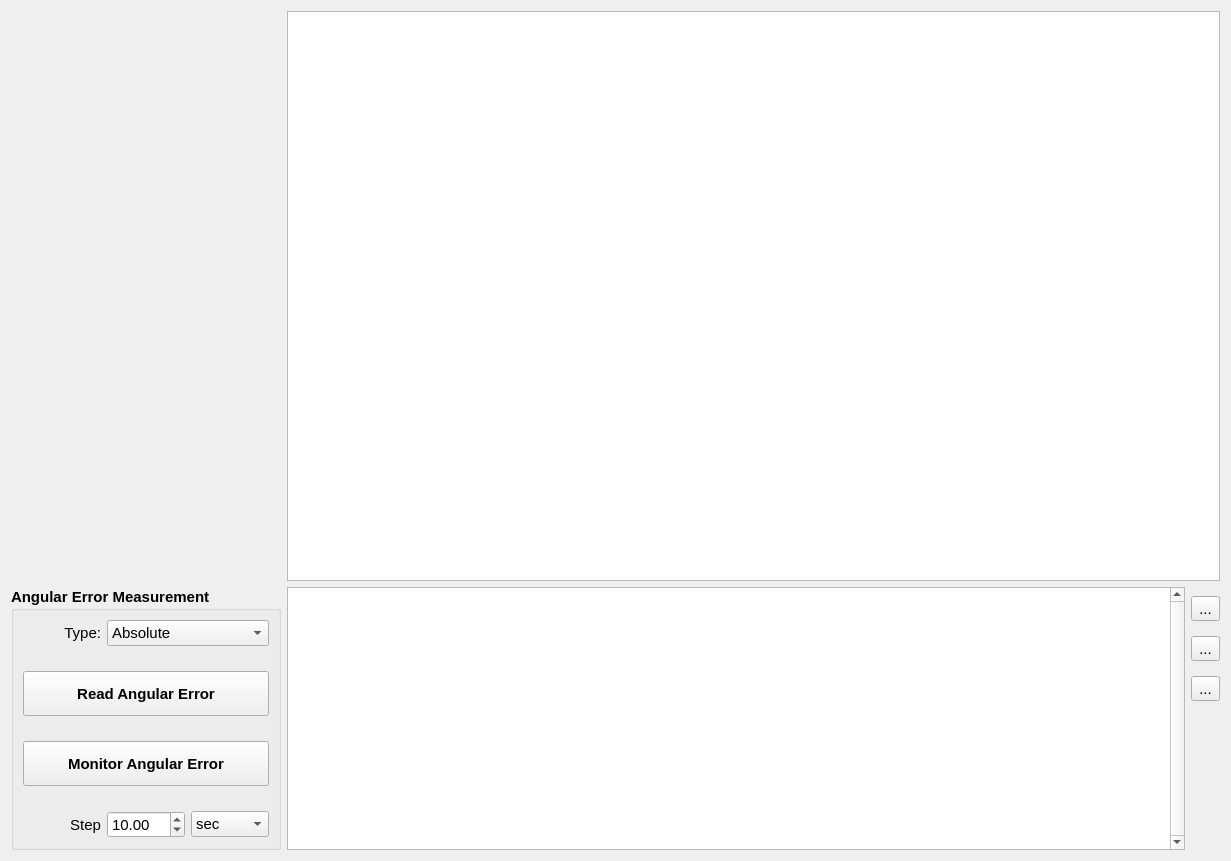
<?xml version="1.0" encoding="UTF-8"?>
<ui version="4.0">
 <class>temperature_wg</class>
 <widget class="QWidget" name="temperature_wg">
  <property name="geometry">
   <rect>
    <x>0</x>
    <y>0</y>
    <width>1231</width>
    <height>845</height>
   </rect>
  </property>
  <property name="font">
   <font>
    <pointsize>11</pointsize>
   </font>
  </property>
  <property name="windowTitle">
   <string>Voltage Offset</string>
  </property>
  <layout class="QGridLayout" name="gridLayout">
   <item row="0" column="0" colspan="2">
    <widget class="QWidget" name="moveaxis_wg" native="true">
     <property name="minimumSize">
      <size>
       <width>270</width>
       <height>570</height>
      </size>
     </property>
    </widget>
   </item>
   <item row="0" column="2">
    <widget class="PlotWidget" name="plot_pw">
     <property name="backgroundBrush">
      <brush brushstyle="NoBrush">
       <color alpha="255">
        <red>255</red>
        <green>255</green>
        <blue>255</blue>
       </color>
      </brush>
     </property>
     <property name="foregroundBrush">
      <brush brushstyle="NoBrush">
       <color alpha="255">
        <red>252</red>
        <green>255</green>
        <blue>255</blue>
       </color>
      </brush>
     </property>
    </widget>
   </item>
   <item row="1" column="2">
    <layout class="QHBoxLayout" name="horizontalLayout">
     <item>
      <widget class="QTableWidget" name="table_ta">
       <property name="sizePolicy">
        <sizepolicy hsizetype="Expanding" vsizetype="Preferred">
         <horstretch>0</horstretch>
         <verstretch>0</verstretch>
        </sizepolicy>
       </property>
       <property name="minimumSize">
        <size>
         <width>0</width>
         <height>0</height>
        </size>
       </property>
       <property name="font">
        <font>
         <weight>50</weight>
         <bold>false</bold>
        </font>
       </property>
       <property name="verticalScrollBarPolicy">
        <enum>Qt::ScrollBarAlwaysOn</enum>
       </property>
       <property name="horizontalScrollBarPolicy">
        <enum>Qt::ScrollBarAsNeeded</enum>
       </property>
       <property name="editTriggers">
        <set>QAbstractItemView::NoEditTriggers</set>
       </property>
       <attribute name="horizontalHeaderVisible">
        <bool>true</bool>
       </attribute>
       <attribute name="horizontalHeaderCascadingSectionResizes">
        <bool>false</bool>
       </attribute>
       <attribute name="horizontalHeaderDefaultSectionSize">
        <number>170</number>
       </attribute>
       <attribute name="horizontalHeaderHighlightSections">
        <bool>true</bool>
       </attribute>
       <attribute name="horizontalHeaderMinimumSectionSize">
        <number>170</number>
       </attribute>
       <attribute name="horizontalHeaderStretchLastSection">
        <bool>true</bool>
       </attribute>
       <attribute name="verticalHeaderVisible">
        <bool>false</bool>
       </attribute>
      </widget>
     </item>
     <item>
      <layout class="QVBoxLayout" name="verticalLayout">
       <item>
        <widget class="QToolButton" name="copy_btn">
         <property name="minimumSize">
          <size>
           <width>24</width>
           <height>24</height>
          </size>
         </property>
         <property name="font">
          <font>
           <weight>50</weight>
           <bold>false</bold>
          </font>
         </property>
         <property name="text">
          <string>...</string>
         </property>
         <property name="icon">
          <iconset>
           <normaloff>../../resources/img/copy.png</normaloff>../../resources/img/copy.png</iconset>
         </property>
         <property name="iconSize">
          <size>
           <width>24</width>
           <height>24</height>
          </size>
         </property>
        </widget>
       </item>
       <item>
        <widget class="QToolButton" name="remove_btn">
         <property name="minimumSize">
          <size>
           <width>24</width>
           <height>24</height>
          </size>
         </property>
         <property name="font">
          <font>
           <weight>50</weight>
           <bold>false</bold>
          </font>
         </property>
         <property name="text">
          <string>...</string>
         </property>
         <property name="icon">
          <iconset>
           <normaloff>../../resources/img/delete.png</normaloff>../../resources/img/delete.png</iconset>
         </property>
         <property name="iconSize">
          <size>
           <width>24</width>
           <height>24</height>
          </size>
         </property>
        </widget>
       </item>
       <item>
        <widget class="QToolButton" name="clear_btn">
         <property name="minimumSize">
          <size>
           <width>24</width>
           <height>24</height>
          </size>
         </property>
         <property name="font">
          <font>
           <weight>50</weight>
           <bold>false</bold>
          </font>
         </property>
         <property name="text">
          <string>...</string>
         </property>
         <property name="icon">
          <iconset>
           <normaloff>../../resources/img/clear.png</normaloff>../../resources/img/clear.png</iconset>
         </property>
         <property name="iconSize">
          <size>
           <width>24</width>
           <height>24</height>
          </size>
         </property>
        </widget>
       </item>
       <item>
        <spacer name="verticalSpacer_2">
         <property name="orientation">
          <enum>Qt::Vertical</enum>
         </property>
         <property name="sizeType">
          <enum>QSizePolicy::Fixed</enum>
         </property>
         <property name="sizeHint" stdset="0">
          <size>
           <width>20</width>
           <height>140</height>
          </size>
         </property>
        </spacer>
       </item>
      </layout>
     </item>
    </layout>
   </item>
   <item row="1" column="0" colspan="2">
    <widget class="QGroupBox" name="groupBox_3">
     <property name="font">
      <font>
       <weight>75</weight>
       <bold>true</bold>
      </font>
     </property>
     <property name="title">
      <string>Angular Error Measurement</string>
     </property>
     <layout class="QGridLayout" name="gridLayout_2">
      <property name="verticalSpacing">
       <number>25</number>
      </property>
      <item row="1" column="0" colspan="3">
       <widget class="QPushButton" name="read_btn">
        <property name="minimumSize">
         <size>
          <width>0</width>
          <height>45</height>
         </size>
        </property>
        <property name="font">
         <font>
          <weight>75</weight>
          <bold>true</bold>
         </font>
        </property>
        <property name="text">
         <string>Read Angular Error</string>
        </property>
        <property name="autoExclusive">
         <bool>false</bool>
        </property>
       </widget>
      </item>
      <item row="2" column="0" colspan="3">
       <widget class="QPushButton" name="monitor_btn">
        <property name="minimumSize">
         <size>
          <width>0</width>
          <height>45</height>
         </size>
        </property>
        <property name="font">
         <font>
          <weight>75</weight>
          <bold>true</bold>
         </font>
        </property>
        <property name="text">
         <string>Monitor Angular Error</string>
        </property>
        <property name="checkable">
         <bool>true</bool>
        </property>
        <property name="checked">
         <bool>false</bool>
        </property>
        <property name="autoRepeat">
         <bool>false</bool>
        </property>
        <property name="autoExclusive">
         <bool>false</bool>
        </property>
        <property name="autoDefault">
         <bool>false</bool>
        </property>
        <property name="default">
         <bool>false</bool>
        </property>
        <property name="flat">
         <bool>false</bool>
        </property>
       </widget>
      </item>
      <item row="3" column="0">
       <widget class="QLabel" name="label_10">
        <property name="font">
         <font>
          <weight>50</weight>
          <bold>false</bold>
         </font>
        </property>
        <property name="text">
         <string>Step</string>
        </property>
        <property name="alignment">
         <set>Qt::AlignRight|Qt::AlignTrailing|Qt::AlignVCenter</set>
        </property>
       </widget>
      </item>
      <item row="3" column="2">
       <widget class="QComboBox" name="monitorunit_cmb">
        <property name="font">
         <font>
          <weight>50</weight>
          <bold>false</bold>
         </font>
        </property>
        <item>
         <property name="text">
          <string>sec</string>
         </property>
        </item>
        <item>
         <property name="text">
          <string>min</string>
         </property>
        </item>
        <item>
         <property name="text">
          <string>hour</string>
         </property>
        </item>
       </widget>
      </item>
      <item row="0" column="0">
       <widget class="QLabel" name="label">
        <property name="font">
         <font>
          <weight>50</weight>
          <bold>false</bold>
         </font>
        </property>
        <property name="text">
         <string>Type:</string>
        </property>
        <property name="alignment">
         <set>Qt::AlignRight|Qt::AlignTrailing|Qt::AlignVCenter</set>
        </property>
       </widget>
      </item>
      <item row="0" column="1" colspan="2">
       <widget class="QComboBox" name="meastype_cmb">
        <property name="font">
         <font>
          <weight>50</weight>
          <bold>false</bold>
         </font>
        </property>
        <item>
         <property name="text">
          <string>Absolute</string>
         </property>
        </item>
        <item>
         <property name="text">
          <string>Relative</string>
         </property>
        </item>
       </widget>
      </item>
      <item row="3" column="1">
       <widget class="QDoubleSpinBox" name="monitorstep_sb">
        <property name="font">
         <font>
          <weight>50</weight>
          <bold>false</bold>
         </font>
        </property>
        <property name="maximum">
         <double>60.000000000000000</double>
        </property>
        <property name="value">
         <double>10.000000000000000</double>
        </property>
       </widget>
      </item>
     </layout>
    </widget>
   </item>
  </layout>
 </widget>
 <customwidgets>
  <customwidget>
   <class>PlotWidget</class>
   <extends>QGraphicsView</extends>
   <header>pyqtgraph</header>
  </customwidget>
 </customwidgets>
 <resources/>
 <connections/>
</ui>
